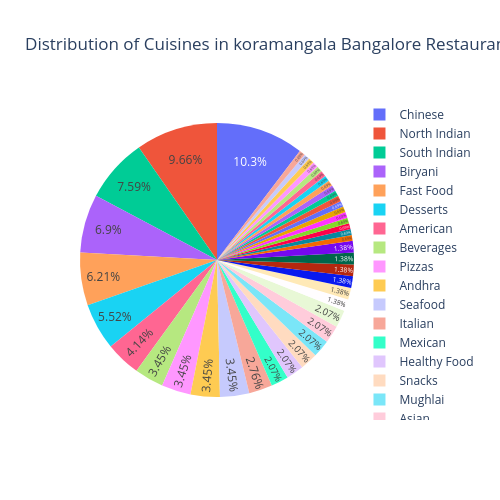

Write notebook code for a chart like this one.
### Code cell
fig=px.pie(
    data_frame=df_Cuisine_koramangala,
    names=df_Cuisine_koramangala["Cuisine"],
    values=df_Cuisine_koramangala["Count"],
    title="Distribution of Cuisines in koramangala Bangalore Restaurants",height=500,width=500)
fig.update_traces(textposition="inside")
fig.show()

### Figure 1 — Plotly figure (JSON) as saved in the notebook; plotly's stock layout.template omitted (floating-point values rounded to 4 significant figures)
{"data": [{"domain": {"x": [0, 1], "y": [0, 1]}, "hovertemplate": "Cuisine=%{label}<br>Count=%{value}<extra></extra>", "labels": ["Sweets", "South Indian", "North Indian", "Fast Food", "Beverages", "Jain", "Chinese", "Thai", "Pizzas", "Italian", "Mexican", "Desserts", "Andhra", "Biryani", "Seafood", "Arabian", "Healthy Food", "American", "Snacks", "Mughlai", "Asian", "Continental", "Mediterranean", "Lebanese", "Bakery", "Cafe", "Salads", "Pastas", "Punjabi", "Hyderabadi", "Kerala", "Turkish", "Portuguese", "Grill", "Home Food", "Indian", "Ice Cream", "Juices", "Chaat", "Kebabs", "Pan-Asian", "Oriental"], "legendgroup": "", "name": "", "showlegend": true, "textposition": "inside", "type": "pie", "values": [1, 11, 14, 9, 5, 1, 15, 2, 5, 4, 3, 8, 5, 10, 5, 1, 3, 6, 3, 3, 3, 3, 1, 1, 1, 2, 2, 1, 1, 1, 1, 1, 1, 1, 1, 2, 2, 1, 1, 1, 2, 1]}], "layout": {"height": 500, "legend": {"tracegroupgap": 0}, "title": {"text": "Distribution of Cuisines in koramangala Bangalore Restaurants"}, "width": 500}}
